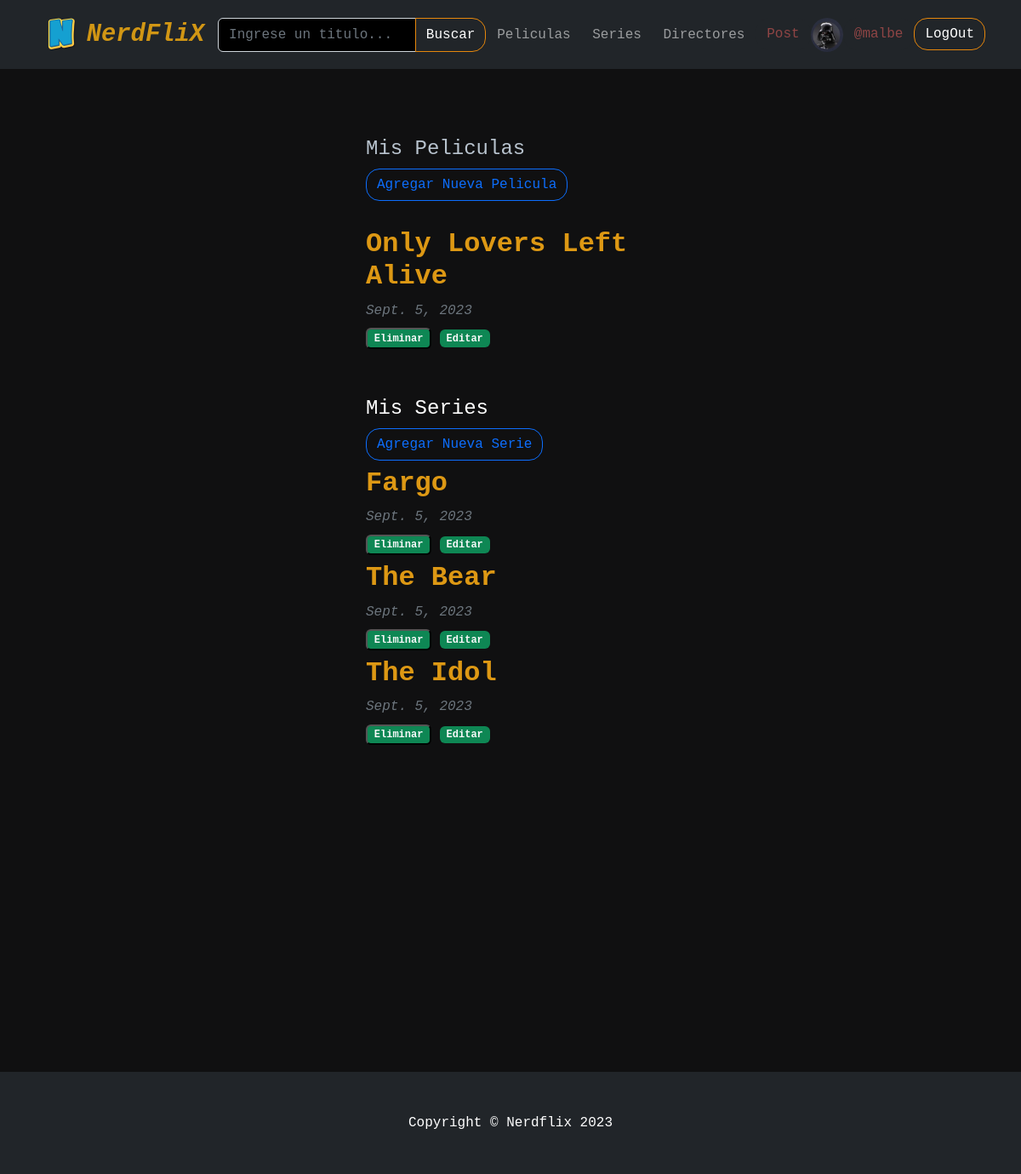
The app's page /user-post-lista/ (signed in) with its own data.
### AppCoder/models.py (models this page shows, shortened)
class Perfil(models.Model):
    user =models.OneToOneField(User,on_delete=models.CASCADE)
    avatar=models.ImageField(null=True,blank=True)
    imagen=models.ImageField(null=True,blank=True)
    bio=models.TextField(null=True,blank=True)
    fecha_nac = models.DateField(null=True,blank=True,verbose_name='Fecha de nacimiento')
    ciudad=models.CharField(max_length=200,null=True,blank=True)
    pais=models.CharField(max_length=200,null=True,blank=True)
    web=models.URLField(max_length=200,null=True,blank=True)
    redes=models.URLField(max_length=200,null=True,blank=True)

class Peliculas(models.Model):
    titulo =models.CharField(max_length=50)
    slug = models.SlugField(unique=True,null=True)
    fecha_creacion=models.DateField(auto_now_add=True)
    genero= models.ManyToManyField(Generos)
    año=models.IntegerField(blank=True,null=True)
    director = models.ForeignKey(Directores,on_delete=models.CASCADE,null=True)
    reseña = models.TextField(null=True)
    autor_reseña= models.ForeignKey(User,on_delete=models.CASCADE,null=True)
    cover = models.ImageField(null=True)
    imagen = models.ImageField(null=True)
    video_link = EmbedVideoField(blank=True,null=True)
    destacada= models.BooleanField(default=False)

class Series(models.Model):
    titulo =models.CharField(max_length=50)
    slug = models.SlugField(unique=True,null=True)
    fecha_creacion=models.DateField(auto_now_add=True)
    genero= models.ManyToManyField(Generos)
    año=models.IntegerField(null=True)
    temporadas= models.IntegerField(null=True)
    reseña = models.TextField(null=True)
    autor_reseña= models.ForeignKey(User,on_delete=models.CASCADE,null=True)
    cover = models.ImageField(null=True)
    imagen = models.ImageField(null=True)
    video_link = EmbedVideoField(blank=True,null=True)
    destacada= models.BooleanField(default=False)

### AppCoder/views.py (the view)
# urls.py: path('user-post-lista/', UserPostLista.as_view(),name='userPostLista'),
class UserPostLista(ListView):
    model= User
    template_name= 'AppCoder/user_post_lista.html'
    context_object_name = 'peliculas'
    context_object_name = 'series'
    def get_context_data(self, **kwargs):
        query= self.request.user.id
        context = super().get_context_data(**kwargs)
        context['peliculas']=Peliculas.objects.filter(autor_reseña_id=query)
        context['series']=Series.objects.filter(autor_reseña_id=query)
        return context

### AppCoder/context_processors.py (called while the page is built)
def generos_contexto(request):
    generos=Generos.objects.all()
    return {
        'generos':generos
    }

### AppCoder/templates/AppCoder/user_post_lista.html (shortened to what this page needs)
{% extends "Base.html" %}
{% block contenidoQueCambia %}
<br>
<br>
<br>
<div class="page-header d-flex align-items-center">
    <div class="container position">
      <div class="row justify-content-center">
          <div class="col-lg-4 ">
            <div class="text-decoration-none">
                <div class="header"><h4>Mis Peliculas</h4></div>
                <a class=" btn btn-outline-primary" href="{% url 'peliculasFormulario' %}" ><h8>Agregar Nueva Pelicula</h8></a>
            </div>
            <br>
        {% for pelicula in peliculas %}
            <h2><a class="fw-bolder mb-1" href="{% url 'peliculas_detalle' pelicula.slug %}">{{ pelicula.titulo }}</a></h2>
            <div class="text-muted fst-italic mb-2"> {{ pelicula.fecha_creacion}} </div>
            <button type="button" class="badge bg-secondary text-decoration-none link-light"data-bs-toggle="modal" data-bs-target="#exampleModal{{pelicula.id}}">
                Eliminar
            </button>
            <a class="badge bg-secondary text-decoration-none link-light" href="{% url 'EditarPeliculas' pelicula.id %}">Editar </a>
            <br>
            <br>
        {% endfor %}
        <br>
            <div class=" text-white">
                <div class="card-header"><h4>Mis Series</h4></div>
                <a class=" btn btn-outline-primary" href="{% url 'seriesFormulario' %}"><h8>Agregar Nueva Serie</h8></a>
            </div>
        {% for serie in series %}
        <h2><a class="fw-bolder mb-1" href="{% url 'series_detalle' serie.slug %}">{{ serie.titulo }}</a></h2>
        <div class="text-muted fst-italic mb-2"> {{ serie.fecha_creacion}}</div>
        <button type="button" class="badge bg-secondary text-decoration-none link-light"data-bs-toggle="modal" data-bs-target="#exampleModal{{serie.id}}">
            Eliminar
        </button>
        <a class="badge bg-secondary text-decoration-none link-light" href="{% url 'EditarSeries' serie.id %}">Editar </a>
        <br>
        {% endfor %}
        </div>
      </div>
    </div>
</div>
<br>
<br>
<br>
<br>
<br>
<br>
<br>
<br>
<br>
<br>
<br>
<br>
<br>
<br>
<br>
<br>
{% endblock %}

### AppCoder/templates/navbar.html (shortened to what this page needs)
{% load static %}
 <nav class="navbar navbar-expand-lg navbar-dark bg-dark">
    <div class="container">
        <img id="logo" src="{% static 'AppCoder/IMG/pngwing.com.png' %}" >
        <a class="navbar-brand" href="{% url 'inicio' %}"><i><b>NerdFliX</b></i> </a>
        <div class="collapse navbar-collapse" id="navbarSupportedContent">
            <ul class="navbar-nav ms-auto mb-2 mb-lg-0">
                 <form class="input-group" action="{% url 'busqueda' %}" method="get">
                        <input name = "titulo" class="form-control" type="text" placeholder="Ingrese un titulo..." aria-label="Enter search term..." aria-describedby="button-search" />
                        <button class="btn btn-primary" id="button-search" type="submit">Buscar</button>
                    </form>
                <li class="nav-item"><a class="nav-link" href="{% url 'peliculas' %}">Peliculas</a></li>
                <li class="nav-item"><a class="nav-link" href="{% url 'series' %}">Series</a></li>
                <li class="nav-item"><a class="nav-link" href="{% url 'directores' %}">Directores</a></li>
                <li class="nav-item dropdown">
                    <button class="btn btn-dark dropdown" data-bs-toggle="dropdown" aria-expanded="false">
                    Post
                    </button>
                </li>
                {% if request.user.is_authenticated %}
                {% if request.user.perfil.avatar %}
                    <img class="rounded-circle"  height="40px" width="40px"  src={{request.user.perfil.avatar.url}}   alt="..." />
                    {%endif%}
                        <li class="nav-item dropdown">
                    <button class="btn btn-dark dropdown" data-bs-toggle="dropdown" aria-expanded="false">
                     @{{request.user}}
                    </button>
                    </li>
                    <li class="nav-item"><a class="btn btn-primary" href="{% url 'logout' %}">LogOut</a></li>
                {% else %}
                    <li class="nav-item"><a class="btn btn-primary" href="{% url 'login' %}">LogIN</a></li>
                {% endif%}
            </ul>
        </div>
    </div>
</nav>

### records on screen
Peliculas: titulo "Only Lovers Left Alive", fecha_creacion "Sept. 5, 2023"
Series: titulo "Fargo", fecha_creacion "Sept. 5, 2023"
Series: titulo "The Bear", fecha_creacion "Sept. 5, 2023"
Series: titulo "The Idol", fecha_creacion "Sept. 5, 2023"

### other values on screen
{{ request.user }} "malbe"
